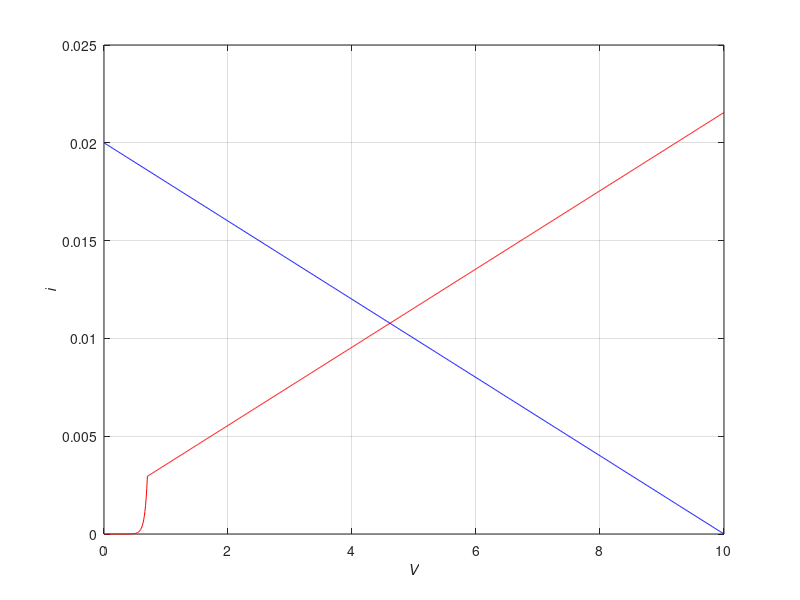

Recreate this plot in MATLAB.
%% Clean up %%
clear;
clc;

%% Set parameters: %%

% equations
Is = 220*10^-12;
n  = 1.65;
Vt = 25.85*10^-3;

R = 500;

% x-axis (voltage):
v = 0 : 0.01 : 10;
I = 0 : 0.01 : 10;

for i = 1 : length(v)
    if ( v(i) <= 0.7 )             
        I(i) = Is*( exp(v(i) /(n*Vt)) -1 );
    else
        I(i) = Is*( exp(0.7 /(n*Vt)) -1 ) + ( v(i) - 0.7 ) / R;
    end
end
        
        
        
        
%% Plot %%

plot(v, I, 'r');
xlabel('{\itV}');
ylabel('{\iti}');

hold on

y = -(v-10)/500 ;
plot(v, y, 'b');





grid on
